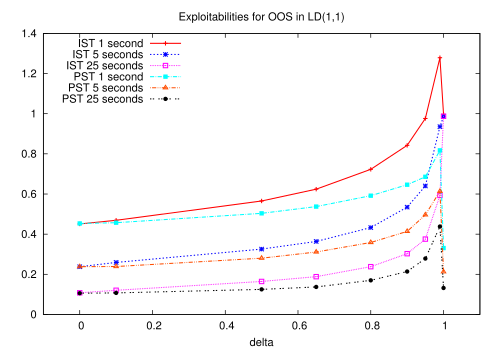

The gnuplot source for this figure:
set terminal postscript eps enhanced color "Helvetica" 20
set out 'oos-expl.eps'
set title 'Exploitabilities for OOS in LD(1,1)'
set key top left
set multiplot
set xlabel 'delta'
set xrange [-0.1:1.1]
set yrange [0:1.4]
plot "ist-1s-expl.dat" using 3:7 with linespoints lt 1 lw 3 title 'IST 1 second', \
     "ist-5s-expl.dat" using 3:7 with linespoints lt 3 lw 3 title 'IST 5 seconds', \
     "ist-25s-expl.dat" using 3:7 with linespoints lt 4 lw 3 title 'IST 25 seconds', \
     "pst-1s-expl.dat" using 3:7 with linespoints lt 5 lw 3 title 'PST 1 second', \
     "pst-5s-expl.dat" using 3:7 with linespoints lt 8 lw 3 title 'PST 5 seconds', \
     "pst-25s-expl.dat" using 3:7 with linespoints lt 7 lw 3 title 'PST 25 seconds'
